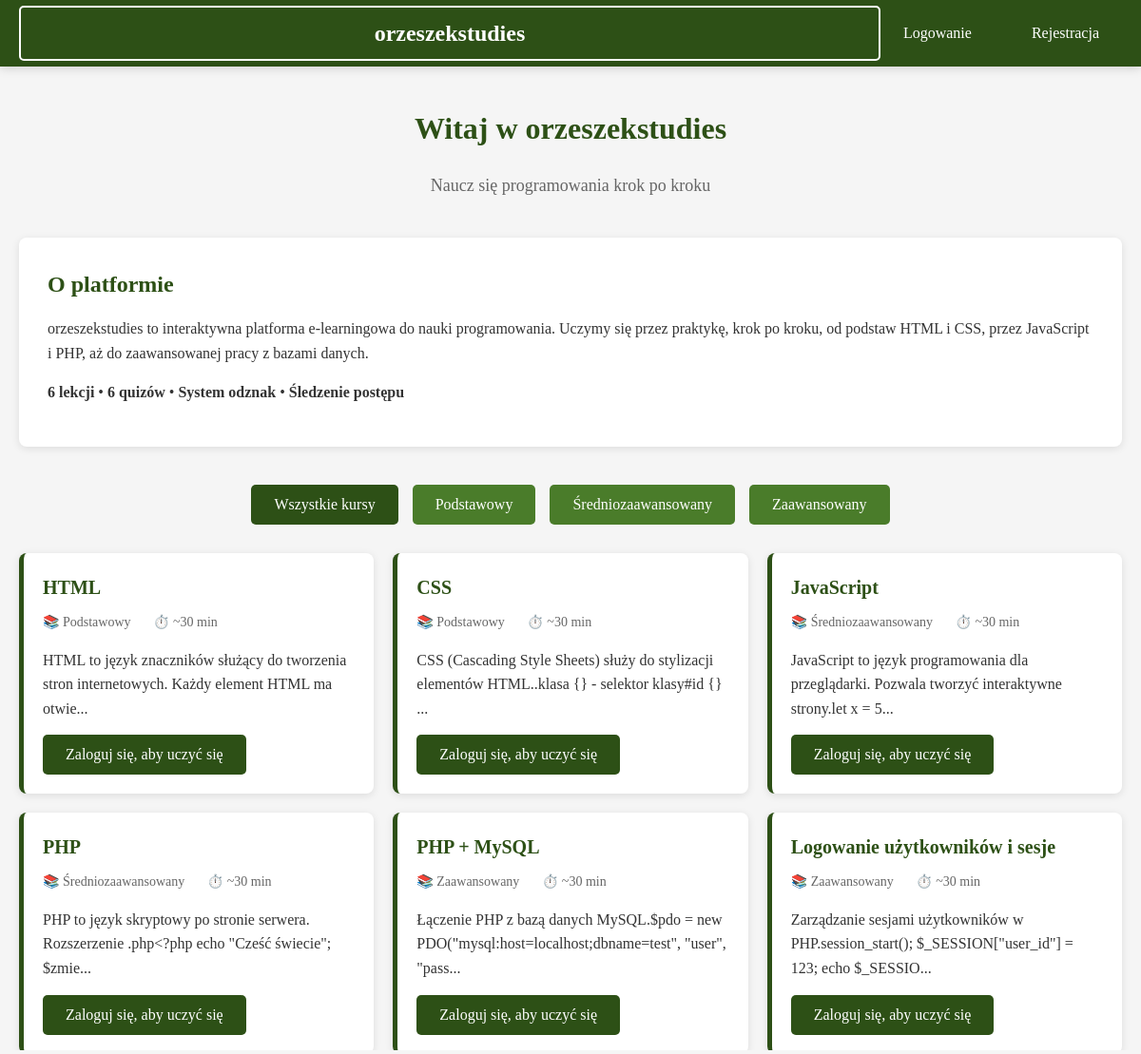
The page / on the database its author committed.
### tables this page shows
CREATE TABLE lessons (
    id INT PRIMARY KEY AUTO_INCREMENT,
    title VARCHAR(100) NOT NULL,
    level_id INT NOT NULL,
    status ENUM('draft', 'published') NOT NULL DEFAULT 'published',
    content LONGTEXT NOT NULL,
    order_in_level INT NOT NULL,
    created_at TIMESTAMP DEFAULT CURRENT_TIMESTAMP,
    INDEX (status),
    FOREIGN KEY (level_id) REFERENCES lesson_levels(id) ON DELETE CASCADE
);

CREATE TABLE lesson_levels (
    id INT PRIMARY KEY AUTO_INCREMENT,
    name VARCHAR(50) NOT NULL UNIQUE,
    description TEXT,
    created_at TIMESTAMP DEFAULT CURRENT_TIMESTAMP
);

### src/auth/SessionManager.php (called while the page is built, shortened)
<?php
class SessionManager {
    public static function isLoggedIn() {
        return isset($_SESSION['user_id']) && isset($_SESSION['email']);
    }
    public static function getCurrentRole() {
        return $_SESSION['role'] ?? ROLE_USER;
    }
    public static function isAdmin() {
        return (self::getCurrentRole() === ROLE_ADMIN);
    }
}
?>

### src/config/Database.php (called while the page is built, shortened)
<?php
class Database {
    private static $instance = null;
    private $pdo;
    private function __construct() {
        try {
            $host = getenv('MYSQL_HOST') ?: 'mysql';
            $db = getenv('MYSQL_DB') ?: 'orzeszekstudies';
            $user = getenv('MYSQL_USER') ?: 'user';
            $pass = getenv('MYSQL_PASSWORD') ?: 'password';
            $this->pdo = new PDO(
                "mysql:host=$host;dbname=$db;charset=utf8mb4",
                $user,
                $pass,
                [
                    PDO::ATTR_ERRMODE => PDO::ERRMODE_EXCEPTION,
                    PDO::ATTR_DEFAULT_FETCH_MODE => PDO::FETCH_ASSOC,
                    PDO::ATTR_EMULATE_PREPARES => false,
                ]
            );
            $this->pdo->exec("SET CHARACTER SET utf8mb4");
            $this->pdo->exec("SET NAMES utf8mb4");
            $this->pdo->exec("SET CHARACTER_SET_CLIENT=utf8mb4");
            $this->pdo->exec("SET CHARACTER_SET_RESULTS=utf8mb4");
            $this->pdo->exec("SET COLLATION_CONNECTION=utf8mb4_unicode_ci");
        } catch (PDOException $e) {
            die("Błąd połączenia z bazą danych: " . $e->getMessage());
        }
    }
    public static function getInstance() {
        if (self::$instance === null) {
            self::$instance = new self();
        }
        return self::$instance;
    }
    public function getConnection() {
        return $this->pdo;
    }
}
?>

### src/classes/Lesson.php (called while the page is built, shortened)
<?php
require_once __DIR__ . '/../config/Database.php';
class Lesson {
    private $db;
    public function __construct() {
        $this->db = Database::getInstance()->getConnection();
    }
    public function getAllLessons($isAdmin = false) {
        try {
            $sql = "
                SELECT l.*, ll.name as level_name
                FROM lessons l
                JOIN lesson_levels ll ON l.level_id = ll.id
            ";
            if (!$isAdmin) {
                $sql .= " WHERE l.status = 'published'";
            }
            $sql .= " ORDER BY l.level_id, l.order_in_level";
            $stmt = $this->db->query($sql);
            return $stmt->fetchAll();
        } catch (PDOException $e) {
            return [];
        }
    }
}
?>

### public/index.php (the view, shortened to what this page needs)
<?php
require_once __DIR__ . '/../src/config/Database.php';
require_once __DIR__ . '/../src/classes/Lesson.php';
require_once __DIR__ . '/../src/auth/SessionManager.php';
$lesson = new Lesson();
$isAdmin = SessionManager::isAdmin();
$allLessons = $lesson->getAllLessons($isAdmin);
?>
<!DOCTYPE html>
<html lang="pl">
<head>
    <link rel="stylesheet" href="/css/styles.css">
</head>
<body>
<header>
    <nav>
        <a href="/" class="logo">orzeszekstudies</a>
        <div class="nav-buttons">
            <?php if (SessionManager::isLoggedIn()): ?>
                <a href="/profile.php" class="btn">Profil</a>
                <?php if (SessionManager::isAdmin()): ?>
                    <a href="/admin/dashboard.php" class="btn">Panel Admina</a>
                <?php endif; ?>
                <a href="/logout.php" class="btn">Wyloguj</a>
            <?php else: ?>
                <a href="/login.php" class="btn">Logowanie</a>
                <a href="/register.php" class="btn">Rejestracja</a>
            <?php endif; ?>
        </div>
    </nav>
</header>
<main>
    <div style="text-align: center; margin-bottom: 40px;">
        <h1>Witaj w orzeszekstudies</h1>
        <p style="font-size: 18px; color: #666;">Naucz się programowania krok po kroku</p>
    </div>
    <div style="background-color: white; padding: 30px; border-radius: 8px; margin-bottom: 40px; box-shadow: 0 2px 8px rgba(0,0,0,0.1);">
        <h2 style="margin-top: 0;">O platformie</h2>
        <p>orzeszekstudies to interaktywna platforma e-learningowa do nauki programowania. Uczymy się przez praktykę, krok po kroku, od podstaw HTML i CSS, przez JavaScript i PHP, aż do zaawansowanej pracy z bazami danych.</p>
        <p><strong>6 lekcji</strong> • <strong>6 quizów</strong> • <strong>System odznak</strong> • <strong>Śledzenie postępu</strong></p>
    </div>
    <div style="display: flex; gap: 15px; margin-bottom: 30px; justify-content: center;">
        <button class="btn btn-primary" onclick="filterLevel('all')">Wszystkie kursy</button>
        <button class="btn btn-secondary" onclick="filterLevel(1)">Podstawowy</button>
        <button class="btn btn-secondary" onclick="filterLevel(2)">Średniozaawansowany</button>
        <button class="btn btn-secondary" onclick="filterLevel(3)">Zaawansowany</button>
    </div>
    <div class="course-grid">
        <?php foreach ($allLessons as $les): ?>
            <div class="course-card" data-level="<?php echo $les['level_id']; ?>">
                <div class="title"><?php echo htmlspecialchars($les['title']); ?></div>
                <div class="meta">
                    <span>📚 <?php echo htmlspecialchars($les['level_name']); ?></span>
                    <span>⏱️ ~30 min</span>
                </div>
                <p><?php
                    $cleanContent = preg_replace('/<h[2-3][^>]*>.*?<\/h[2-3]>/is', '', $les['content']);
                    echo substr(strip_tags($cleanContent), 0, 100);
                    ?>...</p>
                <?php if (SessionManager::isLoggedIn()): ?>
                    <button class="btn btn-primary" onclick="window.location.href='/learn.php?lesson=<?php echo $les['id']; ?>'">
                        Rozpocznij naukę
                    </button>
                <?php else: ?>
                    <button class="btn btn-primary" onclick="window.location.href='/login.php'">
                        Zaloguj się, aby uczyć się
                    </button>
                <?php endif; ?>
            </div>
        <?php endforeach; ?>
    </div>
</main>
</body>
</html>

### public/css/styles.css (style rules this page uses)
:root { --primary-color: #2d5016; --primary-light: #4a7c2a; --primary-hover: #1f3a0f; --light-bg: #f5f5f5; --white: #ffffff; --dark-text: #333333; --border-color: #e0e0e0; --success: #4caf50; --danger: #f44336; --warning: #ff9800; }
* { margin: 0; padding: 0; box-sizing: border-box; }
html, body { height: 100%; }
body { font-family: 'Georgia', 'Garamond', serif; background-color: var(--light-bg); color: var(--dark-text); line-height: 1.6; }
header { position: sticky; top: 0; z-index: 1000; background-color: var(--primary-color); box-shadow: 0 2px 10px rgba(0, 0, 0, 0.15); padding: 0 20px; }
header nav { display: flex; justify-content: space-between; align-items: center; max-width: 1400px; margin: 0 auto; height: 70px; }
header .logo { font-size: 24px; font-weight: bold; color: var(--white); text-decoration: none; margin: 0 auto; flex: 1; text-align: center; }
header .nav-buttons { display: flex; gap: 15px; margin-left: auto; }
header button, header a { background-color: transparent; color: var(--white); border: 2px solid var(--white); padding: 8px 16px; border-radius: 5px; cursor: pointer; font-family: 'Georgia', 'Garamond', serif; font-size: 14px; transition: all 0.3s ease; text-decoration: none; display: inline-block; }
main { max-width: 1400px; margin: 40px auto; padding: 0 20px; min-height: calc(100vh - 70px); }
.btn { display: inline-block; padding: 12px 24px; border: none; border-radius: 5px; font-family: 'Georgia', 'Garamond', serif; font-size: 16px; cursor: pointer; transition: all 0.3s ease; text-decoration: none; }
.btn-primary { background-color: var(--primary-color); color: var(--white); }
.btn-secondary { background-color: var(--primary-light); color: var(--white); }
h1 { font-size: 32px; color: var(--primary-color); margin-bottom: 20px; }
h2 { font-size: 24px; color: var(--primary-color); margin-top: 20px; margin-bottom: 15px; }
p { margin-bottom: 15px; }
.course-grid { display: grid; grid-template-columns: repeat(auto-fit, minmax(300px, 1fr)); gap: 20px; margin-top: 30px; }
.course-card { background-color: var(--white); border-left: 5px solid var(--primary-color); padding: 20px; border-radius: 8px; box-shadow: 0 2px 8px rgba(0, 0, 0, 0.1); transition: all 0.3s ease; }
.course-card .title { font-size: 20px; font-weight: bold; color: var(--primary-color); margin-bottom: 10px; }
.course-card .meta { font-size: 14px; color: #666; margin-bottom: 15px; }
.course-card .meta span { display: inline-block; margin-right: 20px; }
.card, .course-card, .quiz-container { animation: fadeIn 0.4s ease; }

### rows shown on the page
lessons: title "HTML", level.name "Podstawowy", content "HTML to język znaczników służący do tworzenia stron internetowych. Każdy element HTML ma otwie"
lessons: title "CSS", level.name "Podstawowy", content "CSS (Cascading Style Sheets) służy do stylizacji elementów HTML..klasa {} - selektor klasy#id {}"
lessons: title "JavaScript", level.name "Średniozaawansowany", content "JavaScript to język programowania dla przeglądarki. Pozwala tworzyć interaktywne strony.let x = 5"
lessons: title "PHP", level.name "Średniozaawansowany", content "PHP to język skryptowy po stronie serwera. Rozszerzenie .php<?php echo \"Cześć świecie\"; $zmie"
lessons: title "PHP + MySQL", level.name "Zaawansowany", content "Łączenie PHP z bazą danych MySQL.$pdo = new PDO(\"mysql:host=localhost;dbname=test\", \"user\", \"pass"
lessons: title "Logowanie użytkowników i sesje", level.name "Zaawansowany", content "Zarządzanie sesjami użytkowników w PHP.session_start(); $_SESSION[\"user_id\"] = 123; echo $_SESSIO"
